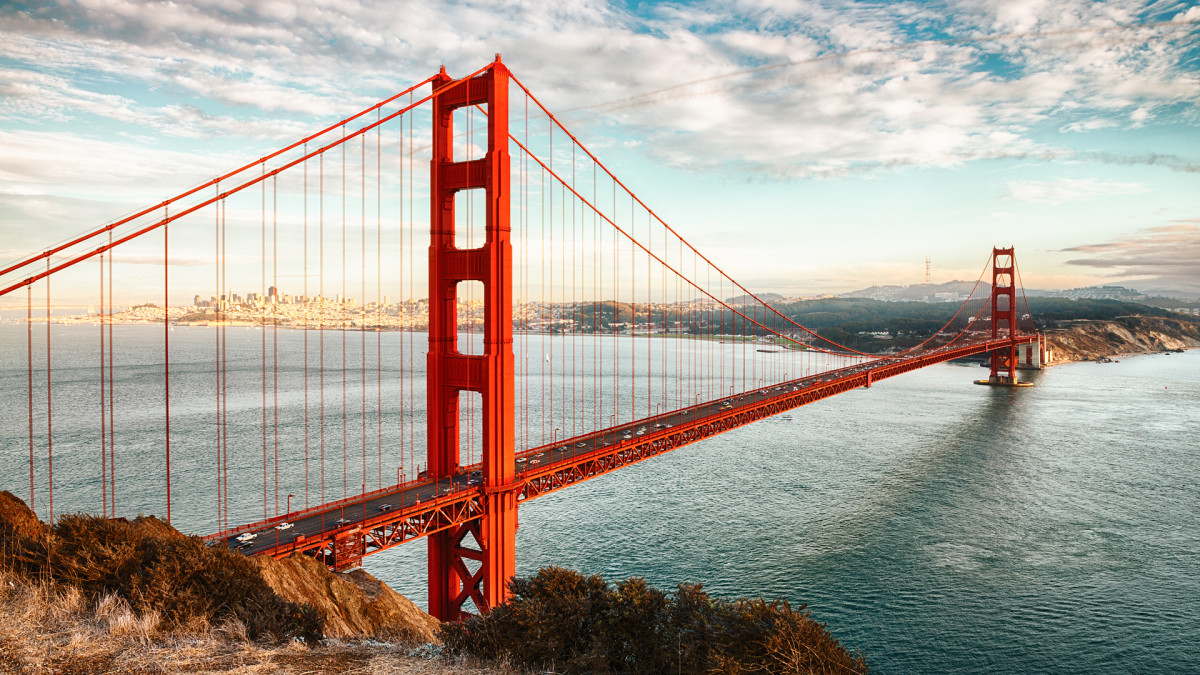
#> input picture images/goldengategridge.png, 1200 x 675 px
$ python crop.py --image images/goldengategridge.png
#> lines starting #> are read from the running program, lines starting #| are printed output that depends on the picture
import numpy as np
import matplotlib.pyplot as plt
import argparse
import cv2

ap = argparse.ArgumentParser()
ap.add_argument("-i", "--image", required=True, help="Path to the image")
args = vars(ap.parse_args())

img = cv2.imread(args["image"])
#> img is the input picture: shape (675, 1200, 3); mean B, G, R 152.3, 161.9, 170.8

plt.figure()
f, axarr = plt.subplots(1, 2)

axarr[0].set_title("Original")
axarr[0].imshow(cv2.cvtColor(img, cv2.COLOR_BGR2RGB))

cropped = img[50:550, 100:550]
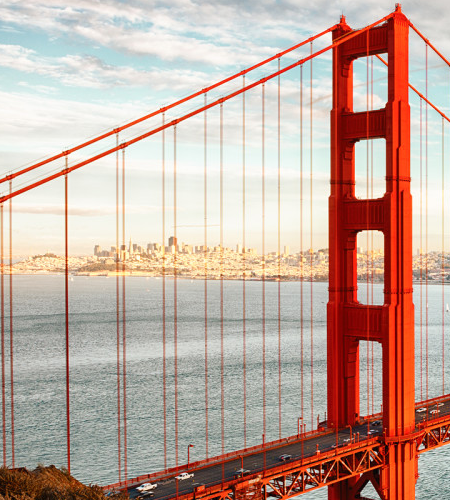
#> cropped: shape (500, 450, 3); mean B, G, R 157.6, 168.9, 194.9
axarr[1].set_title("Cropped")
axarr[1].imshow(cv2.cvtColor(cropped, cv2.COLOR_BGR2RGB))

plt.show()
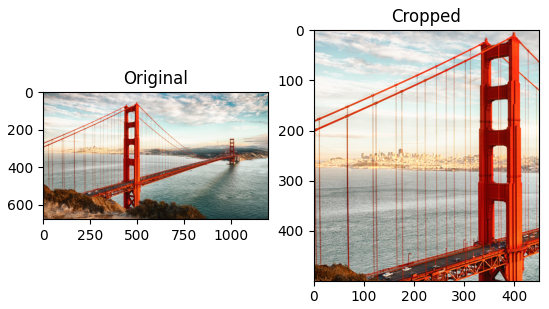
#> figure drawn by matplotlib, 2 panels
